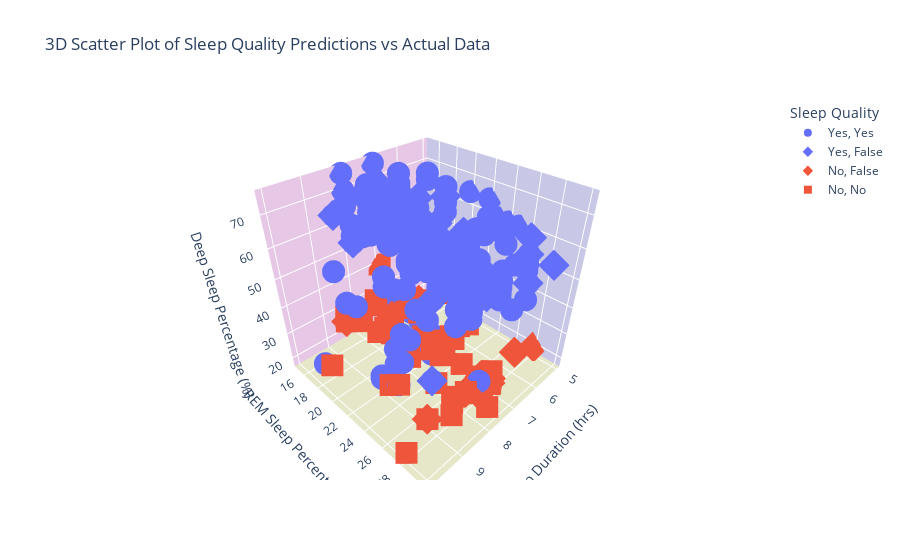

This figure's notebook cell:
### Code cell
import plotly.express as px


predicted_df['Predicted_Good_Sleep'] = predicted_df['Good_Sleep'].apply(lambda x: x if np.random.rand() > 0.1 else not x)

# Creating a 3D scatter plot
fig = px.scatter_3d(
    predicted_df,
    x='Sleep duration',
    y='REM sleep percentage',
    z='Deep sleep percentage',
    color='Good_Sleep',  # Actual good sleep status
    symbol='Predicted_Good_Sleep',  # Differentiates between predicted and actual
    labels={
        "Good_Sleep": "Actual Sleep Quality",
        "Predicted_Good_Sleep": "Predicted Sleep Quality"
    },
    title='3D Scatter Plot of Sleep Quality Predictions vs Actual Data'
)

# Enhance the look and feel of the plot
fig.update_layout(
    legend_title_text='Sleep Quality',
    scene=dict(
        xaxis_title='Sleep Duration (hrs)',
        yaxis_title='REM Sleep Percentage (%)',
        zaxis_title='Deep Sleep Percentage (%)',
        xaxis=dict(backgroundcolor="rgb(200, 200, 230)"),
        yaxis=dict(backgroundcolor="rgb(230, 200,230)"),
        zaxis=dict(backgroundcolor="rgb(230, 230,200)")
    )
)

# Show the plot
fig.show()

### Figure 1 — Plotly figure (JSON) as saved in the notebook; plotly's stock layout.template omitted (floating-point values rounded to 4 significant figures; data arrays with more than 128 entries replaced by an {"elided": "..."} marker saying what was removed)
{"data": [{"hovertemplate": "Actual Sleep Quality=Yes<br>Predicted Sleep Quality=Yes<br>Sleep duration=%{x}<br>REM sleep percentage=%{y}<br>Deep sleep percentage=%{z}<extra></extra>", "legendgroup": "Yes, Yes", "marker": {"color": "#636efa", "symbol": "circle"}, "mode": "markers", "name": "Yes, Yes", "scene": "scene", "showlegend": true, "type": "scatter3d", "x": {"elided": "454 float values"}, "y": {"elided": "454 int values"}, "z": {"elided": "454 int values"}}, {"hovertemplate": "Actual Sleep Quality=Yes<br>Predicted Sleep Quality=False<br>Sleep duration=%{x}<br>REM sleep percentage=%{y}<br>Deep sleep percentage=%{z}<extra></extra>", "legendgroup": "Yes, False", "marker": {"color": "#636efa", "symbol": "diamond"}, "mode": "markers", "name": "Yes, False", "scene": "scene", "showlegend": true, "type": "scatter3d", "x": [8, 7.5, 6, 7, 7, 7.5, 7.5, 7.5, 7, 8.5, 7, 7, 7, 7.5, 7, 7, 7, 7, 7, 8, 6, 7.5, 8, 8.5, 6, 7, 7.5, 7.5, 7, 7, 7.5, 7.5, 8, 6, 9, 7.5, 8.5, 8, 8, 6, 9, 7, 7.5, 8, 8], "y": [20, 18, 22, 19, 22, 28, 28, 18, 22, 26, 20, 22, 26, 22, 20, 30, 22, 23, 20, 22, 28, 25, 22, 26, 30, 20, 28, 26, 22, 20, 25, 18, 20, 28, 18, 23, 20, 28, 23, 20, 20, 22, 23, 20, 19], "z": [70, 60, 58, 63, 57, 60, 55, 72, 58, 28, 70, 57, 58, 57, 70, 60, 57, 60, 65, 65, 65, 55, 65, 56, 60, 65, 55, 58, 24, 65, 57, 65, 30, 60, 70, 60, 67, 55, 60, 67, 65, 65, 60, 70, 63]}, {"hovertemplate": "Actual Sleep Quality=No<br>Predicted Sleep Quality=False<br>Sleep duration=%{x}<br>REM sleep percentage=%{y}<br>Deep sleep percentage=%{z}<extra></extra>", "legendgroup": "No, False", "marker": {"color": "#EF553B", "symbol": "diamond"}, "mode": "markers", "name": "No, False", "scene": "scene", "showlegend": true, "type": "scatter3d", "x": [6, 9, 7, 8, 7, 9, 7, 7, 5, 7, 7.5, 7, 7.5, 6, 8, 7], "y": [28, 27, 27, 20, 27, 18, 28, 20, 28, 20, 28, 22, 28, 22, 28, 28], "z": [25, 20, 20, 35, 20, 35, 22, 35, 20, 35, 20, 23, 20, 22, 25, 20]}, {"hovertemplate": "Actual Sleep Quality=No<br>Predicted Sleep Quality=No<br>Sleep duration=%{x}<br>REM sleep percentage=%{y}<br>Deep sleep percentage=%{z}<extra></extra>", "legendgroup": "No, No", "marker": {"color": "#EF553B", "symbol": "square"}, "mode": "markers", "name": "No, No", "scene": "scene", "showlegend": true, "type": "scatter3d", "x": [6, 9, 8.5, 8.5, 7, 7.5, 7, 7, 7, 10, 8.5, 8.5, 6, 7.5, 6, 6, 7, 6, 7, 7, 8, 7, 7, 8, 7, 9, 8.5, 6, 7, 8, 7.5, 8.5, 7, 7, 8, 7, 7, 8, 7, 7.5, 7.5, 8, 8, 7, 7, 7, 8, 8, 7, 9, 6, 8, 7.5, 8, 10, 7, 7, 7.5, 7.5, 8, 7, 9, 8, 7, 7, 7, 8, 6, 7, 7.5, 8, 7.5, 9, 7.5, 7, 8.5, 7.5, 7, 10, 8.5, 8.5, 6, 6, 7, 6, 7, 7, 8, 8, 7, 7, 7, 9, 8.5, 6, 7, 8, 7.5, 8.5, 7, 7, 8, 7], "y": [23, 18, 28, 20, 28, 18, 23, 23, 22, 28, 18, 18, 20, 28, 20, 22, 18, 20, 25, 27, 20, 20, 23, 28, 23, 18, 20, 23, 24, 18, 24, 28, 18, 28, 25, 28, 20, 20, 18, 25, 23, 18, 27, 18, 20, 20, 15, 18, 20, 27, 20, 18, 23, 27, 20, 22, 23, 22, 23, 19, 27, 24, 30, 20, 20, 28, 22, 22, 27, 23, 20, 20, 23, 24, 15, 20, 22, 23, 28, 18, 18, 20, 20, 18, 20, 25, 27, 20, 20, 20, 23, 23, 18, 20, 23, 24, 18, 24, 28, 18, 28, 25, 20], "z": [25, 37, 25, 32, 22, 20, 23, 22, 23, 20, 35, 35, 35, 20, 35, 22, 35, 32, 20, 20, 35, 35, 22, 25, 25, 35, 32, 25, 28, 35, 25, 20, 35, 25, 20, 20, 30, 30, 35, 35, 25, 37, 20, 30, 35, 32, 22, 35, 32, 20, 35, 37, 25, 20, 30, 23, 22, 28, 25, 28, 20, 25, 25, 35, 35, 18, 23, 24, 20, 25, 35, 35, 22, 28, 40, 32, 23, 22, 20, 35, 35, 35, 35, 35, 32, 20, 20, 35, 35, 35, 22, 25, 35, 32, 25, 28, 35, 25, 20, 35, 25, 20, 30]}], "layout": {"legend": {"title": {"text": "Sleep Quality"}, "tracegroupgap": 0}, "scene": {"domain": {"x": [0, 1], "y": [0, 1]}, "xaxis": {"backgroundcolor": "rgb(200, 200, 230)", "title": {"text": "Sleep Duration (hrs)"}}, "yaxis": {"backgroundcolor": "rgb(230, 200,230)", "title": {"text": "REM Sleep Percentage (%)"}}, "zaxis": {"backgroundcolor": "rgb(230, 230,200)", "title": {"text": "Deep Sleep Percentage (%)"}}}, "title": {"text": "3D Scatter Plot of Sleep Quality Predictions vs Actual Data"}}}
